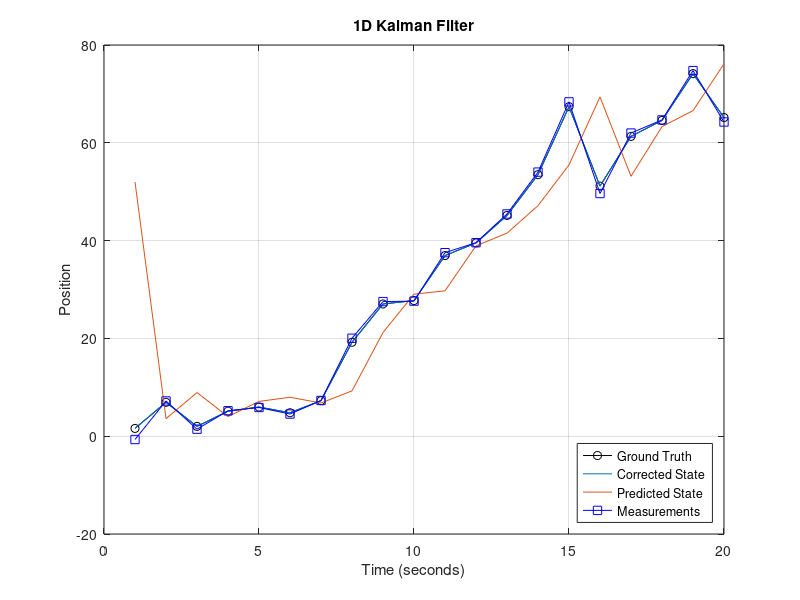

Write the MATLAB code that produced this figure.


%% Environment

close all; clear; clc;
set(0, 'DefaultFigureWindowStyle', 'docked');



%% System Variables

X = 0;
dt = 1;
u = 2; %speed/control = 2m/s
rng(0); n=randn(); v=randn();



%% Kalman Filter Variables

x = 50;      %state vector
A = 1;    %state transition matrix
B = 1;    %control input matrix 
P = 100;    %std_dev*std_dev = 10*10 

Q = 100;  % Process noise variance.
R = 9;  % Measurement noise variance.

H = 1;



%% Initialize Processing Variables

simulationSize=20;

XX = zeros(1, simulationSize);
tt = zeros(1, simulationSize);
xx_predicted = zeros(1, simulationSize);
xx = zeros(1, simulationSize);
PP = zeros(1, simulationSize);
yy = zeros(1, simulationSize);



%% Simulating the System

for t=1:1:simulationSize
    
    n = sqrt(Q) * randn();  % State prediction noise (zero mean Gaussian distribution).
        X = X + u*dt + n;  % Predict next state.
        
    v = sqrt(R) * randn();  % State measurement noise (zero mean Gaussian distribution).
        y = H*X + v;  % Measurement of state.
    
   % Prediction Step
    x_predicted = A*x + B*u;  % Predicting the new state (mean).
        P = A*P*A.' + Q;  % Update the uncertainty of the new state.
    
   % Correction Step
    e = H*x_predicted;  % Expectation:  predicted measurement from the o/p.
        E = H*P*H';  % Covariance of expectation.
    
    z = y - e;  % Innovation:  difference between the expected state and the measurement.
    Z = R + E;  % Covariance:  sum of uncertainties of expectation and the measurement.
    K = P*H' * Z^-1;  % Update the Kalman gain.
    
    x = x_predicted + K*z;  % Final corrected state.
        P = P - K * H* P;  % Update the uncertainity in corrected state.
    
   
    xx_predicted(t) = x_predicted;
    xx(t) = x; PP(t) = P; XX(t) = X; tt(t) = t; yy(t) = y;
    
end



%% Display Results

figure(); ...
    plot(tt, xx, 'k', 'Marker', 'o'); hold on;
    plot(tt, xx);
    plot(tt, xx_predicted);
    plot(tt, yy, 'b', 'Marker', 's');
    legend('Ground Truth', 'Corrected State', 'Predicted State', 'Measurements', 'Location', 'SouthEast');
    xlabel('Time (seconds)'); ylabel('Position'); title('1D Kalman Filter');
    grid on; shg;
    
    
%% Clean-up

fprintf(1, '\n*** Processing Complete ***\n');



%% Reference(s)
